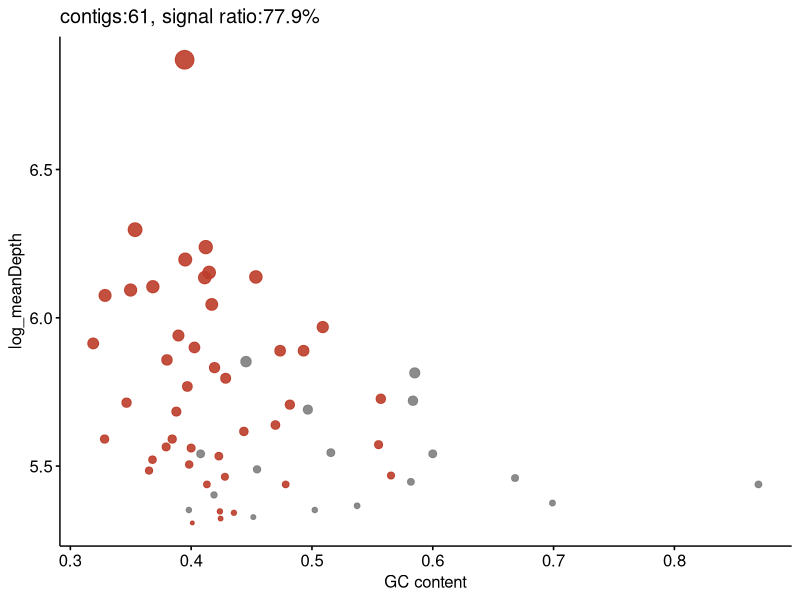
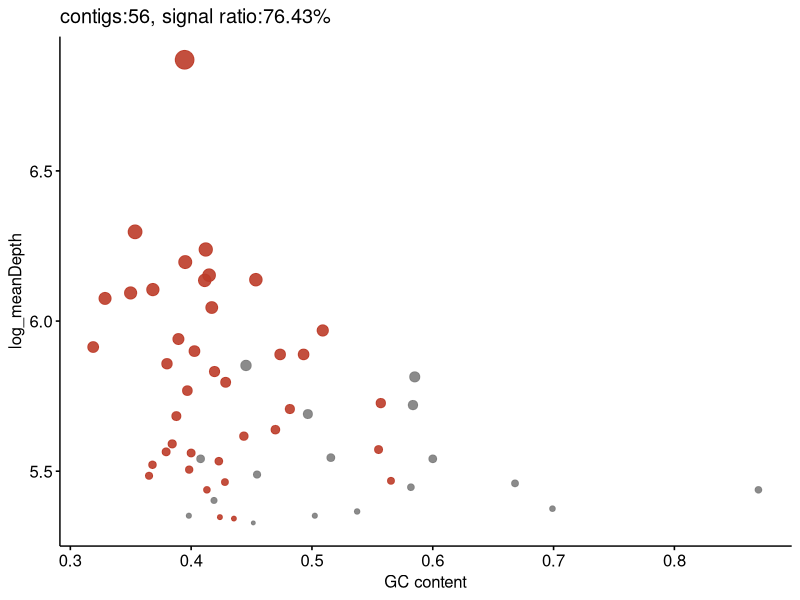
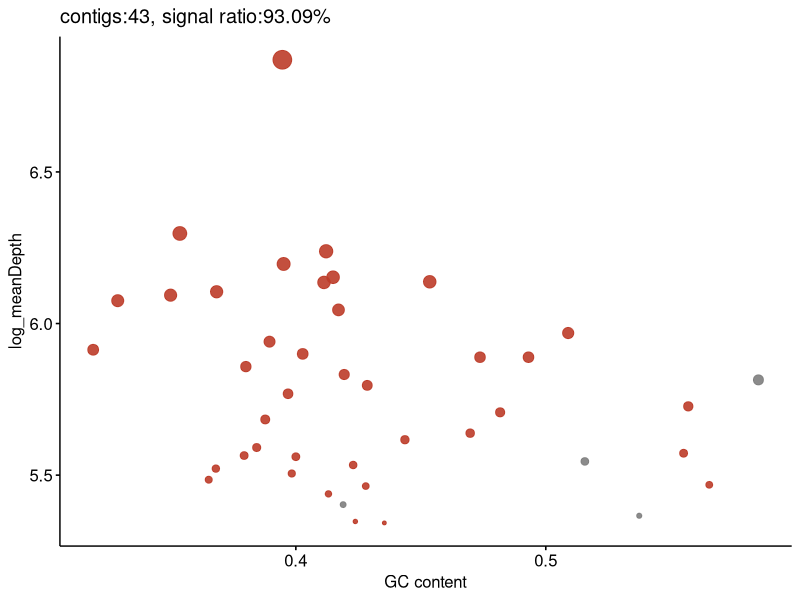
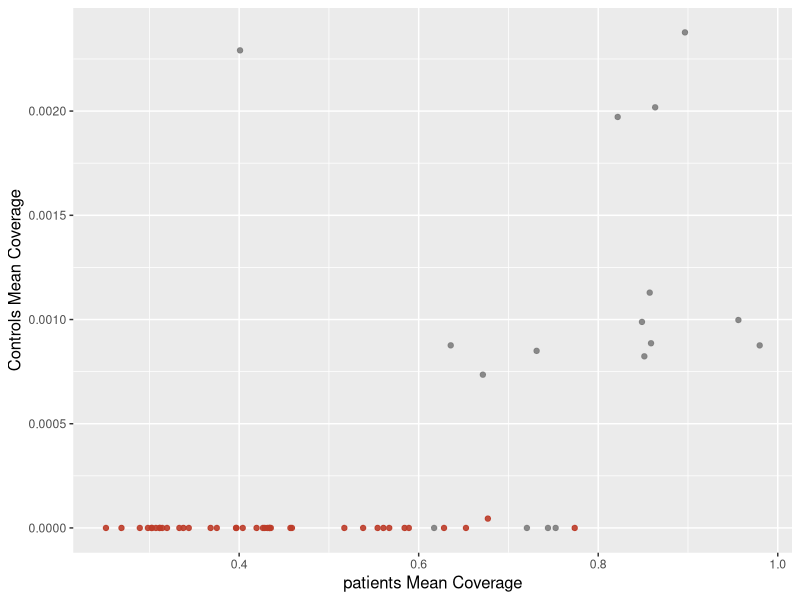
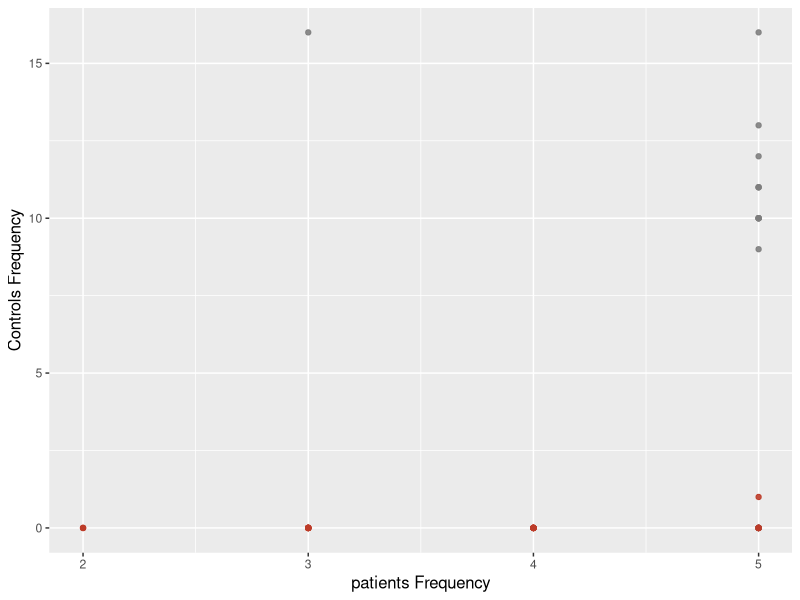
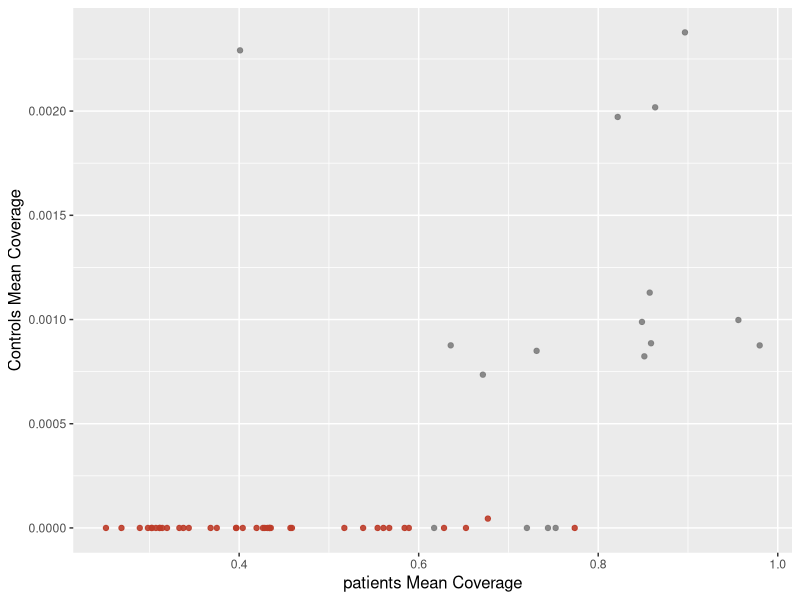
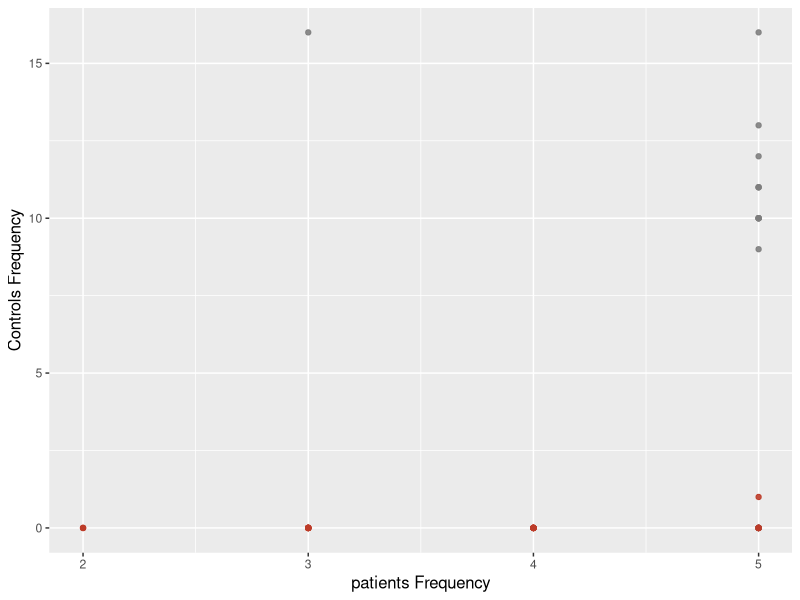
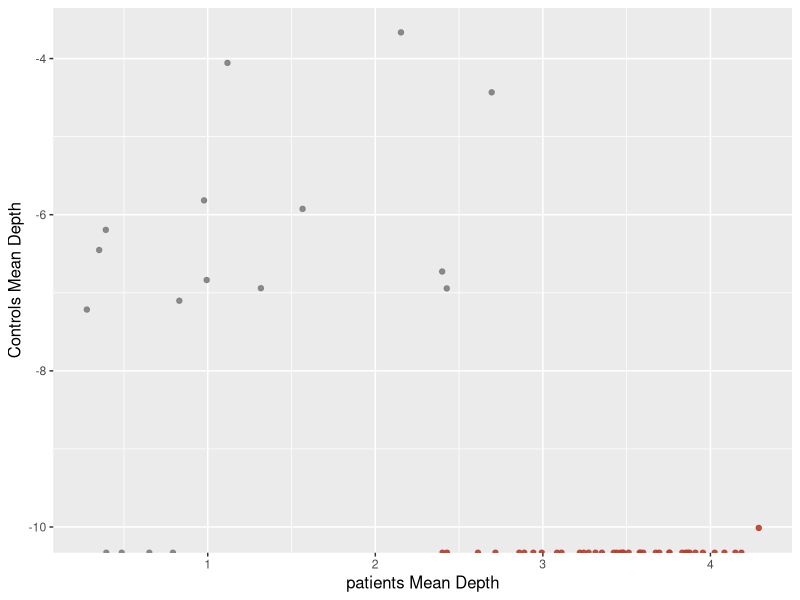

Generate these figures, in order, with R:
library(ggsci)
library(ggpubr)
Main <- read.table("PRJ.HIV10.Step.table.txt",head=T,sep="\t")
Main$log_meanDepth = log(Main$length)
#right
colorsQ = c("grey50",pal_nejm("default")(1))
sr = round(sum(Main[which(Main$annotation=="Y"),]$length)/sum(Main$length)*100,digits=2)
f1_left = ggscatter(Main,"gc","log_meanDepth",xlab="GC content",color="annotation",alpha=I(0.9),legend="none",palette=colorsQ,size="length",title=paste0("contigs:",dim(Main)[1], ", signal ratio:",sr,"%"))

Main_m2 = Main[which(Main$case.fre>=2),]
sr = round(sum(Main_m2[which(Main_m2$annotation=="Y"),]$length)/sum(Main_m2$length)*100,digits=2)
colorsQ_tem = c()
for (j in 1:dim(table(Main_m2$annotation))){
         if (table(Main_m2$annotation)[j] > 0){
         colorsQ_tem = c(colorsQ_tem,colorsQ[j])
         }
}

f1_middle = ggscatter(Main_m2,"gc",xlab="GC content","log_meanDepth",color="annotation",alpha=I(0.9),legend="none",palette=colorsQ_tem,size="length",title=paste0("contigs:",dim(Main_m2)[1],", signal ratio:",sr,"%"))
#
Main_m2_m2 = Main_m2[which(Main_m2$control.fre<=1),]
colorsQ_tem = c()
for (j in 1:dim(table(Main_m2_m2$annotation))){
         if (table(Main_m2_m2$annotation)[j] > 0){
         colorsQ_tem = c(colorsQ_tem,colorsQ[j])
         }
}
sr = round(sum(Main_m2_m2[which(Main_m2_m2$annotation=="Y"),]$length)/sum(Main_m2_m2$length)*100,digits=2)
f1_right = ggscatter(Main_m2_m2,"gc",xlab="GC content","log_meanDepth",color="annotation",alpha=I(0.9),legend="none",palette=colorsQ_tem,size="length",title=paste0("contigs:",dim(Main_m2_m2)[1], ", signal ratio:",sr,"%"))

########################
Main = Main_m2
colorsQ_tem = c()
for (j in 1:dim(table(Main$annotation))){
         if (table(Main$annotation)[j] > 0){
         colorsQ_tem = c(colorsQ_tem,colorsQ[j])
         }
}
p = ggplot(Main, aes(x = case.mean.cov, y = control.mean.cov, color = annotation) )+
	geom_point(size = 1.5, alpha = 0.9) +
	scale_color_manual(values = colorsQ_tem) +
	labs(x = "patients Mean Coverage", y = "Controls Mean Coverage") +
	theme(
		axis.title.x = element_text(size = 12),
		axis.title.y = element_text(size = 12),legend.position="none"
	)
#

p1 = ggplot(Main, aes(x = case.fre, y = control.fre, color = annotation) )+
	geom_point(size = 1.5, alpha = 0.9) +
	scale_color_manual(values = colorsQ_tem) +
	labs(x = "patients Frequency", y = "Controls Frequency") +
	theme(
		axis.title.x = element_text(size = 12),
		axis.title.y = element_text(size = 12),legend.position="none"
	)

p2 = ggplot(Main, aes(x = log(case.mean.depth), y = log(control.mean.depth), color = annotation) )+
	geom_point(size = 1.5, alpha = 0.9) +
	scale_color_manual(values = colorsQ_tem) +
	labs(x = "patients Mean Depth", y = "Controls Mean Depth") +
	theme(
		axis.title.x = element_text(size = 12),
		axis.title.y = element_text(size = 12),legend.position="none"
	)
left  = p
middle = p1
right = p2
